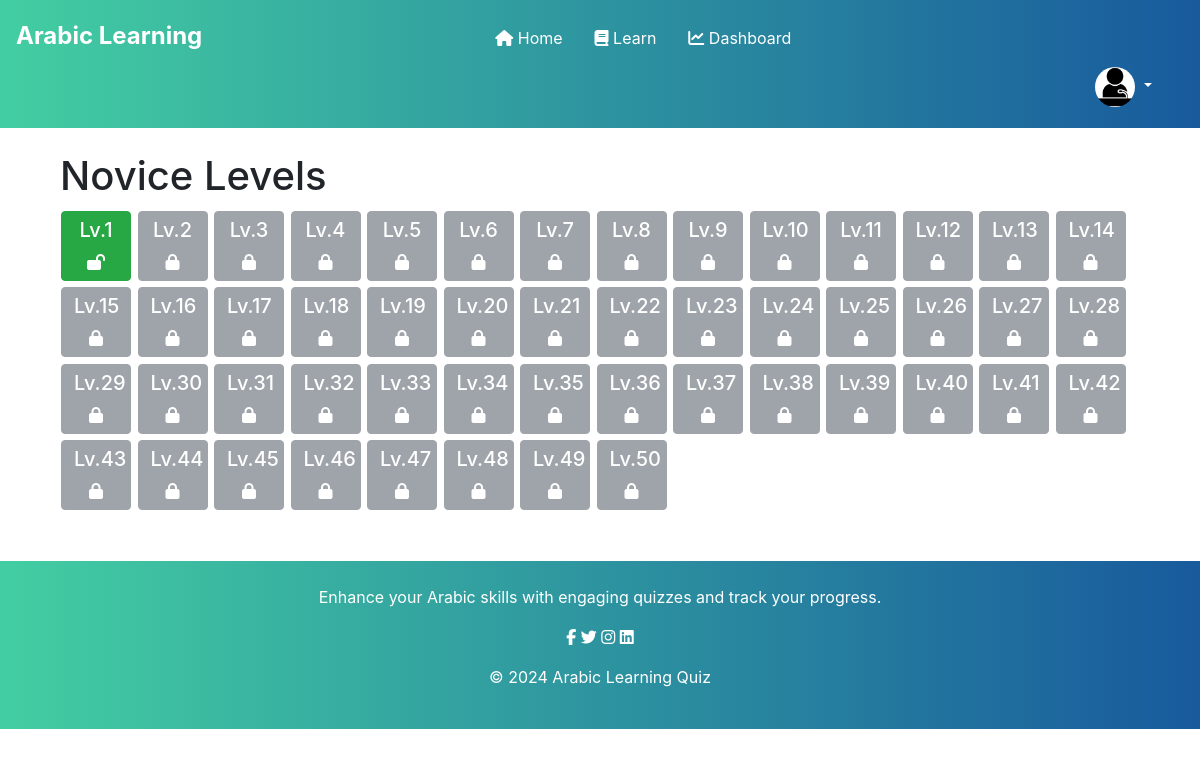
Screenshot of /quiz/category/Novice/ (signed in) with the database file from the repository.
### users/models.py (models this page shows, shortened)
class Profile(models.Model):
    user = models.OneToOneField(settings.AUTH_USER_MODEL, on_delete=models.CASCADE, related_name='profile')
    profile_picture = models.ImageField(upload_to='profile_pictures/', blank=True, null=True, default='profile_pictures/default.png')

### quiz/models.py (models this page shows, shortened)
class UserProgress(models.Model):
    user = models.OneToOneField(User, on_delete=models.CASCADE)
    current_category = models.CharField(max_length=100, null=True, blank=True)
    current_level = models.IntegerField(default=1)
    score = models.IntegerField(default=0)
    completed_categories = models.JSONField(default=list, blank=True)  # Default empty list

### quiz/views.py (the view)
# urls.py: path("category/<str:category>/", views.category_detail, name="category_detail"),
@login_required(login_url='login')
def category_detail(request, category):
    user_progress, created = UserProgress.objects.get_or_create(user=request.user)
    levels = range(1, 51)  # Assume 50 levels per category
    levels_status = []
    completed_categories = user_progress.completed_categories
    if not completed_categories:
        completed_categories = []
    if category in completed_categories:
        current_level = 50  # All levels unlocked
    elif user_progress.current_category == category:
        current_level = user_progress.current_level
    else:
        current_level = 0
    for level in levels:
        status = "unlocked" if level <= current_level else "locked"
        levels_status.append({
            "number": level,
            "status": status
        })
    profile = Profile.objects.filter(user=request.user).first()
    context = {
        "category": category,
        "levels_status": levels_status,
        "profile": profile,
    }
    return render(request, "quiz/category_detail.html", context)

### quiz/templates/quiz/category_detail.html
{% extends 'users/base.html' %}
{% block content %}
<div class="container">
    <h1>{{ category }} Levels</h1>
    <div class="">
        {% if levels_status %}
            {% for level in levels_status %}
                {% if level.status == "unlocked" %}
                    <a href="{% url 'quiz:quiz_view' category=category level=level.number %}" class="btn btn-success levels">
                        <h5>Lv.{{ level.number }}<br></h5> <i class="fa fa-lock-open"></i>
                    </a>
                {% else %}
                    <button class="btn btn-secondary levels" disabled>
                        <h5>Lv.{{ level.number }} <br></h5> <i class="fa fa-lock"></i>
                    </button>
                {% endif %}
            {% endfor %}
        {% else %}
            <p>No levels available for this category.</p>
        {% endif %}
    </div>
</div>
{% endblock %}

### users/templates/users/base.html (shortened to what this page needs)
<!DOCTYPE html>
<html lang="en">
<head>
    {% load static %}
    <link rel="stylesheet" href="{% static 'fontawesomefree/css/all.min.css' %}">
    <link rel="stylesheet" href="{% static 'css/bootstrap.min.css' %}">
    <link rel="stylesheet" href="{% static 'css/style.css' %}">
</head>
<body>
    <nav class="navbar">
        <a class="navbar-brand" href="{% url 'users:home' %}">Arabic Learning</a>
        <div class="navbar-nav d-none d-lg-flex">
            <a class="nav-link" href="{% url 'users:home' %}"><i class="fas fa-home"></i> Home</a>
            <a class="nav-link" href="{% url 'arabic_lessons:course_list' %}"><i class="fas fa-book"></i> Learn</a>
            <a class="nav-link" href="{% url 'quiz:dashboard' %}"><i class="fas fa-chart-line"></i> Dashboard</a>
        </div>
<div class="ml-auto d-flex align-items-center">
    {% if user.is_authenticated %}
    <div class="dropdown">
        <a href="#" class="nav-link dropdown-toggle" id="profileDropdown" role="button" data-toggle="dropdown" aria-haspopup="true" aria-expanded="false">
            {% if profile.profile_picture %}
            <img src="{{ profile.profile_picture.url }}" alt="Profile" class="profile-icon rounded-circle">
            {% else %}
            <img src="{% static 'images/default_avatar.png' %}" alt="default_avatar" class="profile-icon rounded-circle">
            {% endif %}
        </a>
    </div>
    {% else %}
    <a class="nav-link" href="{% url 'users:login' %}"><i class="fas fa-sign-in-alt"></i> Login</a>
    {% comment %} <a class="nav-link" href="{% url 'users:register' %}"><i class="fas fa-user-plus"></i> Register</a> {% endcomment %}
    {% endif %}
</div>
    </nav>
    <div class="container mt-4">
        {% block content %}
        {% endblock %}
    </div>
    <footer class="text-center mt-5">
        <div class="container">
            <p>Enhance your Arabic skills with engaging quizzes and track your progress.</p>
            <div class="social-icons">
                <a href="#"><i class="fab fa-facebook-f"></i></a>
                <a href="#"><i class="fab fa-twitter"></i></a>
                <a href="#"><i class="fab fa-instagram"></i></a>
                <a href="#"><i class="fab fa-linkedin"></i></a>
            </div>
            <p class="mt-3">&copy; 2024 Arabic Learning Quiz</p>
        </div>
    </footer>
</body>
</html>

### static/css/style.css (style rules this page uses)
.levels { width: 70px !important; height: 70px !important; margin: 1px !important; margin-top: 3.2px !important; margin-bottom: 3.2px !important; }

### rows the page displays
Profile: profile_picture (picture)
UserProgress: current_category "Novice"

### other values shown
{{ level.number }} "1"
{{ level.number }} "2" "3" "4" "5" "6" "7" "8" "9" "10" "11" "12" "13" "14" "15" "16" "17" "18" "19" "20" "21" "22" "23" "24" "25" "26" "27" "28" "29" "30" "31" "32" "33" "34" "35" "36" "37" "38" "39" "40" "41" "42" "43" "44" "45" "46" "47" "48" "49" "50"
